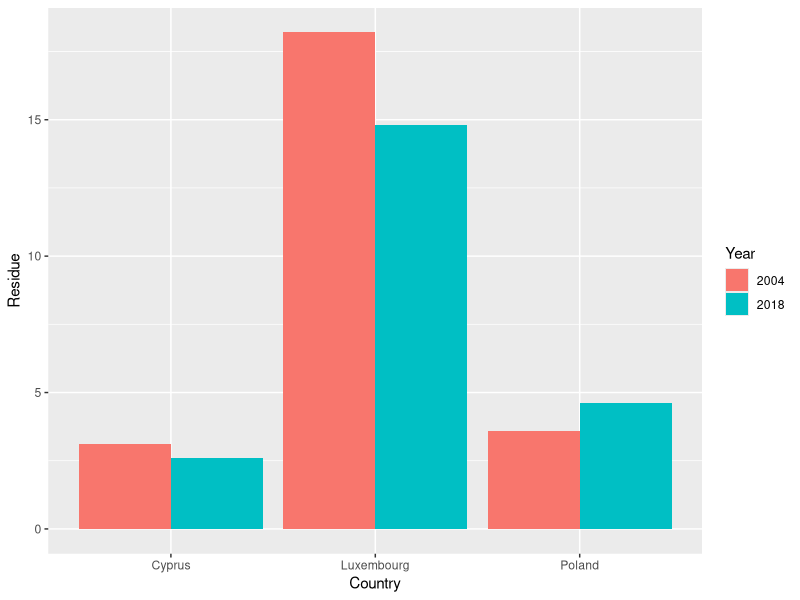

This chart was generated by the following R code:
library(readxl)
library(ggplot2)

Values <- read_excel ("data/ResiduosPerCapita.xlsx")

colnames(Values)<- c("Countries","2004","2018")

Data2004 <- Values[,"2004"]

Data2018 <- Values[,3]

Chipre2004 <- as.numeric(Data2004[11,])

Chipre2018 <- as.numeric(Data2018[11,])

Polonia2004 <- as.numeric(Data2004[29,])

Polonia2018 <- as.numeric(Data2018[29,])

Luxemburgo2004 <- as.numeric(Data2004[26,])

Luxemburgo2018 <- as.numeric(Data2018[26,])


ChipreValues <- cbind(Chipre2004,Chipre2018)
PoloniaValues <- cbind(Polonia2004,Polonia2018)
LuxemburgoValues <- cbind(Luxemburgo2004,Luxemburgo2018)

ShowValues <- rbind(ChipreValues,PoloniaValues,LuxemburgoValues)

countries <- c(rep("Chipre",2), rep("Polonia", 2), rep("Luxemburgo",2))

year <- rep(c("2004","2018"),3)

rownames(ShowValues) <- c("Chipre", "Polonia", "Luxemburgo")

Total <- data.frame(Year = rep(c("2004","2018"), each = 3),
                   Country = rep(c("Cyprus","Poland", "Luxembourg"),2),
                   Residue= c(Chipre2004,Polonia2004,Luxemburgo2004,Chipre2018,Polonia2018,Luxemburgo2018))

ggplot(Total, aes(x= Country, y =Residue, fill= Year)) + geom_bar(stat="identity", position=position_dodge())


